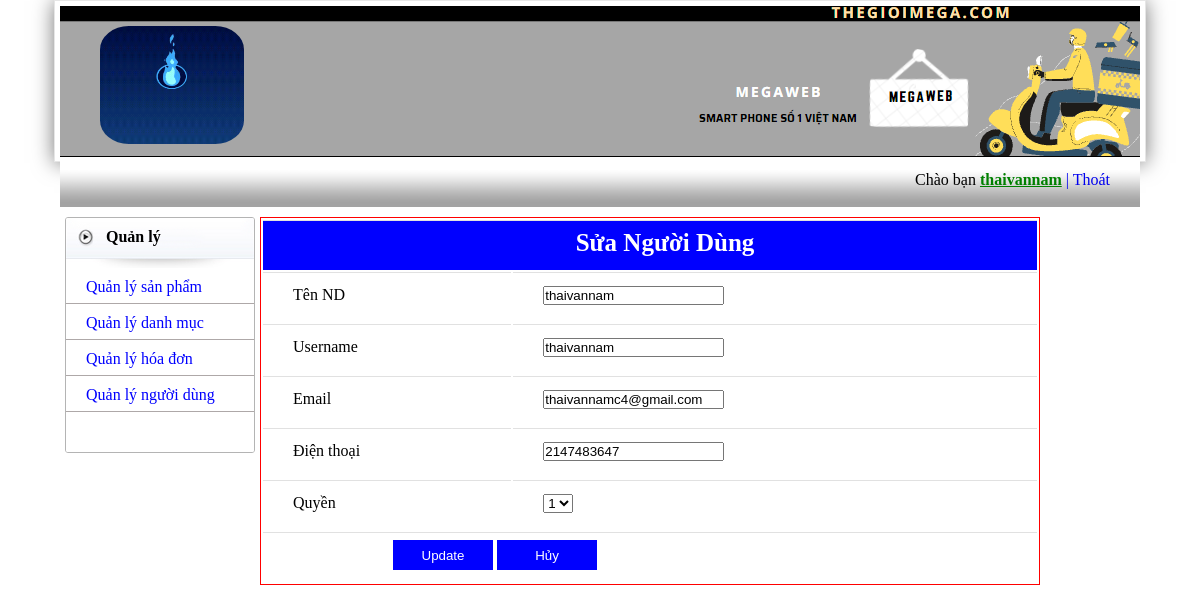
The page /admin/admin.php?admin=suand&idnd=7 (signed in) on the database its author committed.
### tables this page shows
CREATE TABLE `nguoidung` (
  `idnd` int(11) NOT NULL,
  `tennd` varchar(255) NOT NULL,
  `username` varchar(50) NOT NULL,
  `password` varchar(50) NOT NULL,
  `ngaysinh` date NOT NULL,
  `gioitinh` varchar(10) NOT NULL,
  `email` varchar(255) NOT NULL,
  `dienthoai` int(11) NOT NULL,
  `diachi` varchar(255) NOT NULL,
  `ngaydangky` date NOT NULL,
  `phanquyen` int(11) NOT NULL
);

### admin/sua_nguoidung.php (the view, shortened to what this page needs)
<link rel="stylesheet" href="css/them_sanpham.css">
<?php
		$idnd=$_GET['idnd'];
        $sql="select * from nguoidung where idnd='".$_GET['idnd']."'";
         $rows=mysqli_query($mysqli,$sql);
         $row=mysqli_fetch_array($rows);
?>
<form action="update_nguoidung.php?idnd=<?php echo $idnd;?>" method="post" name="frm" onsubmit="return kiemtra()" enctype="multipart/form-data">
	<table>
			<tr class="tieude_themsp">
				<td colspan=2>Sửa Người Dùng </td>
			</tr>
    		<tr>
            	<td>Tên ND</td><td><input type="text" name="tennd" value="<?php echo $row['tennd'] ?>"/></td>
            </tr>
			<tr>
            	<td>Username</td><td><input type="text" name="user"  value="<?php echo $row['username'] ?>"/></td>
            </tr>
			<tr>
            	<td>Email</td><td><input type="text" name="email"  value="<?php echo $row['email'] ?>"/></td>
            </tr>
			<tr>
            	<td>Điện thoại</td><td><input type="text" name="dienthoai"  value="<?php echo $row['dienthoai'] ?>"/></td>
            </tr>
			<tr>
            	<td>Quyền</td><td>
					<select name="phanquyen">
								<option value="1" selected="selected"> 1 </option>
					</select>
				</td>
            </tr>
            <tr>
                <td colspan=2 class="input"> <input type="submit" name="update" value="Update" />
                <input type="reset" name="" value="Hủy" /></td>
            </tr>
        </table>
</form>

### admin/css/admin1.css (style rules this page uses)
* { margin: 0; padding: 0; }
table { margin: 0; padding: 0; text-indent: 0; }
body { font-family: tahoma; }

### admin/css/them_sanpham.css (style rules this page uses)
tr td { border-top:1px solid #e1e1e1; width:30px; padding-bottom:5px; width:100px; text-indent:30px; height:50px; }
tr.tieude_themsp td { background:blue; color:white; text-align:center; font-size:25px; font-weight:bold;padding-top:none; }
tr td.input { padding-left:100px; }
tr td.input input { width:100px; height:30px; cursor:pointer; border:none; background:blue; color:white; }

### rows shown on the page
nguoidung: tennd "thaivannam", user "thaivannam", email "thaivannamc4@gmail.com", dienthoai "2147483647"

### other values the page prints
$_SESSION['username'] "thaivannam"
